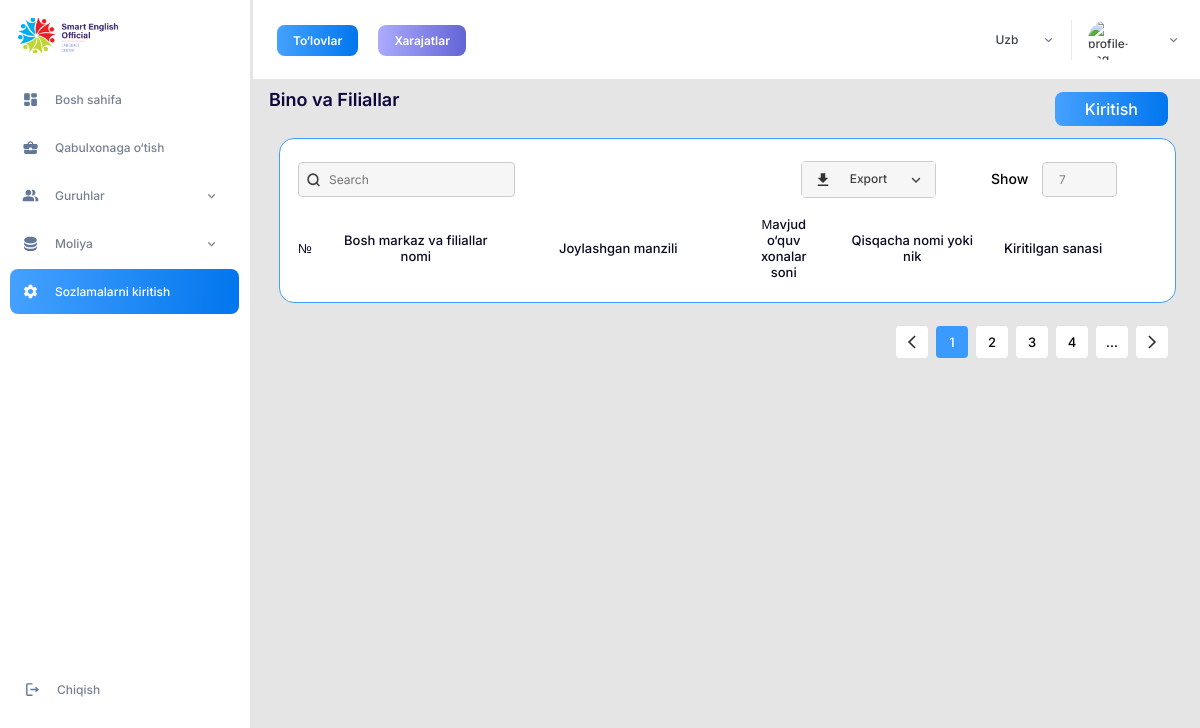
The page /building/ on the database as committed earlier.
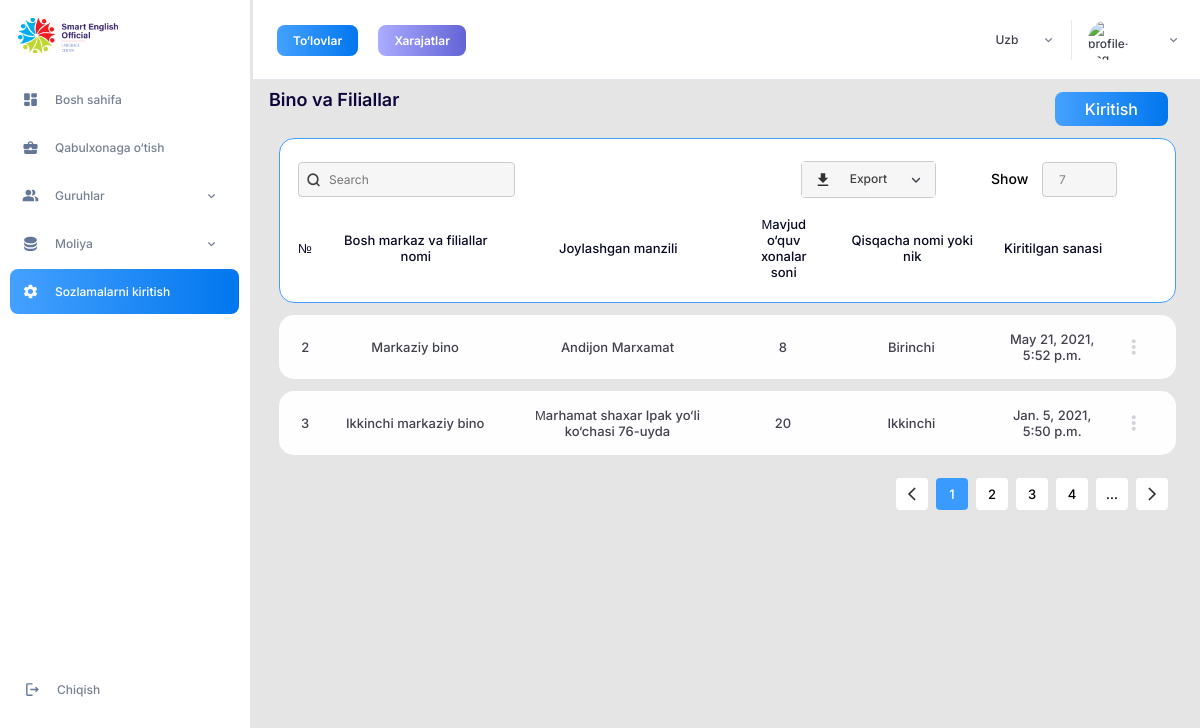
The same page on the database as committed later.
### settings/models.py (models this page shows, shortened)
class Building(models.Model):
    name = models.CharField(max_length=255)
    location = models.CharField(max_length=255)
    room_amount = models.IntegerField(default=0)
    nickname = models.CharField(max_length=255)
    added_time = models.DateTimeField()
    class Meta:
        verbose_name = 'building'
        verbose_name_plural = 'buildings'

### settings/views.py (the view)
# urls.py: path('building/', views.building, name='building'),
def building(request):
	buildings = Building.objects.all()
	return render(request, 'building.html', {'buildings':buildings})

### templates/building.html (shortened to what the changed rows need)
{% extends "base.html" %}
{% load static %}
{% block content %}
		<div class="content">
			<div class="content-item">
				<div class="container">
					{% for b in buildings %}
					<ul class="building build-table build-table--light">
						<li class="build-table__item build-table__item--1">
							{{b.id}}
						</li>
						<li class="build-table__item build-table__item--2">
							{{ b.name }}
						</li>
						<li class="build-table__item build-table__item--3">
							{{ b.location }}
						</li>
						<li class="build-table__item build-table__item--4">
							{{ b.room_amount }}
						</li>
						<li class="build-table__item build-table__item--5">
							{{ b.nickname }}
						</li>
						<li class="build-table__item build-table__item--6">
							{{ b.added_time }}
						</li>
						<li class="build-table__item build-table__item--7">
						</li>
					</ul>
					{%endfor%}
				</div>
			</div>
		</div>
{% endblock %}

Rows that differ between the two databases and show on the page:
added Building: id "2", name "Markaziy bino", location "Andijon Marxamat", room_amount "8", nickname "Birinchi", added_time "May 21, 2021, 5:52 p.m."
added Building: id "3", name "Ikkinchi markaziy bino", location "Мarhamat shaxar Ipak yo‘li ko‘chasi 76-uyda", room_amount "20", nickname "Ikkinchi", added_time "Jan. 5, 2021, 5:50 p.m."
